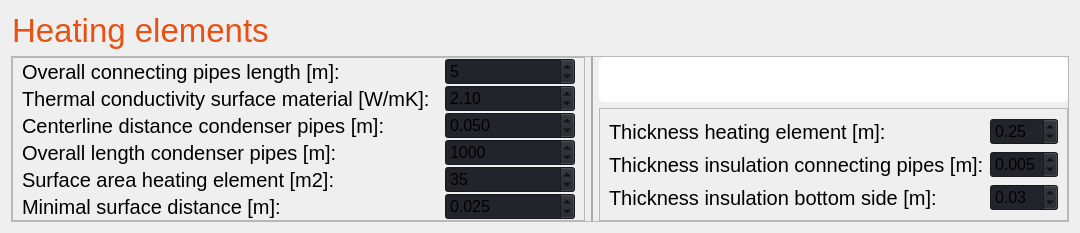
                     <widget class="QWidget" name="heating_element">
                      <layout class="QVBoxLayout" name="verticalLayout_57">
                       <item>
                        <widget class="QFrame" name="frame_71">
                         <property name="maximumSize">
                          <size>
                           <width>16777215</width>
                           <height>60</height>
                          </size>
                         </property>
                         <property name="styleSheet">
                          <string notr="true">background: transparent;</string>
                         </property>
                         <property name="frameShape">
                          <enum>QFrame::StyledPanel</enum>
                         </property>
                         <property name="frameShadow">
                          <enum>QFrame::Raised</enum>
                         </property>
                         <layout class="QVBoxLayout" name="verticalLayout_56">
                          <property name="spacing">
                           <number>0</number>
                          </property>
                          <property name="leftMargin">
                           <number>0</number>
                          </property>
                          <property name="topMargin">
                           <number>0</number>
                          </property>
                          <property name="rightMargin">
                           <number>0</number>
                          </property>
                          <property name="bottomMargin">
                           <number>0</number>
                          </property>
                          <item>
                           <widget class="QLabel" name="label_83">
                            <property name="font">
                             <font>
                              <pointsize>25</pointsize>
                              <italic>false</italic>
                              <bold>false</bold>
                             </font>
                            </property>
                            <property name="styleSheet">
                             <string notr="true">color: #e75113;background: transparent;</string>
                            </property>
                            <property name="text">
                             <string>Heating elements</string>
                            </property>
                           </widget>
                          </item>
                         </layout>
                        </widget>
                       </item>
                       <item>
                        <widget class="QFrame" name="frame_67">
                         <property name="frameShape">
                          <enum>QFrame::StyledPanel</enum>
                         </property>
                         <property name="frameShadow">
                          <enum>QFrame::Raised</enum>
                         </property>
                         <layout class="QGridLayout" name="gridLayout_27">
                          <property name="leftMargin">
                           <number>0</number>
                          </property>
                          <property name="topMargin">
                           <number>0</number>
                          </property>
                          <property name="rightMargin">
                           <number>0</number>
                          </property>
                          <property name="bottomMargin">
                           <number>0</number>
                          </property>
                          <item row="0" column="0" rowspan="2">
                           <widget class="QFrame" name="frame_68">
                            <property name="frameShape">
                             <enum>QFrame::StyledPanel</enum>
                            </property>
                            <property name="frameShadow">
                             <enum>QFrame::Raised</enum>
                            </property>
                            <layout class="QGridLayout" name="gridLayout_28">
                             <property name="leftMargin">
                              <number>9</number>
                             </property>
                             <property name="topMargin">
                              <number>0</number>
                             </property>
                             <property name="rightMargin">
                              <number>9</number>
                             </property>
                             <property name="bottomMargin">
                              <number>0</number>
                             </property>
                             <property name="horizontalSpacing">
                              <number>15</number>
                             </property>
                             <property name="verticalSpacing">
                              <number>0</number>
                             </property>
                             <item row="0" column="0">
                              <widget class="QLabel" name="label_73">
                               <property name="font">
                                <font>
                                 <pointsize>15</pointsize>
                                 <italic>false</italic>
                                 <bold>false</bold>
                                </font>
                               </property>
                               <property name="toolTip">
                                <string>&lt;html&gt;&lt;head/&gt;&lt;body&gt;&lt;p&gt;&lt;span style=&quot; font-size:11pt;&quot;&gt;Total length of all borehole-to-heating element connections (one connection per borehole).&lt;/span&gt;&lt;/p&gt;&lt;p&gt;&lt;span style=&quot; font-size:11pt;&quot;&gt;These connections contain the heatpipes from the boreholes as a bundle.&lt;/span&gt;&lt;/p&gt;&lt;/body&gt;&lt;/html&gt;</string>
                               </property>
                               <property name="toolTipDuration">
                                <number>30000</number>
                               </property>
                               <property name="text">
                                <string>Overall connecting pipes length [m]:</string>
                               </property>
                              </widget>
                             </item>
                             <item row="6" column="0">
                              <widget class="QLabel" name="label_77">
                               <property name="minimumSize">
                                <size>
                                 <width>400</width>
                                 <height>0</height>
                                </size>
                               </property>
                               <property name="maximumSize">
                                <size>
                                 <width>16777215</width>
                                 <height>16777215</height>
                                </size>
                               </property>
                               <property name="font">
                                <font>
                                 <pointsize>15</pointsize>
                                 <italic>false</italic>
                                 <bold>false</bold>
                                </font>
                               </property>
                               <property name="toolTip">
                                <string>&lt;html&gt;&lt;head/&gt;&lt;body&gt;&lt;p&gt;&lt;span style=&quot; font-size:11pt;&quot;&gt;Total area of thermal activated surface.&lt;/span&gt;&lt;/p&gt;&lt;/body&gt;&lt;/html&gt;</string>
                               </property>
                               <property name="toolTipDuration">
                                <number>30000</number>
                               </property>
                               <property name="text">
                                <string>Surface area heating element [m2]:</string>
                               </property>
                              </widget>
                             </item>
                             <item row="0" column="1">
                              <widget class="QSpinBox" name="sb_l_An">
                               <property name="minimumSize">
                                <size>
                                 <width>130</width>
                                 <height>0</height>
                                </size>
                               </property>
                               <property name="maximumSize">
                                <size>
                                 <width>16777215</width>
                                 <height>16777215</height>
                                </size>
                               </property>
                               <property name="font">
                                <font>
                                 <pointsize>12</pointsize>
                                 <italic>false</italic>
                                 <bold>false</bold>
                                </font>
                               </property>
                               <property name="styleSheet">
                                <string notr="true">background-color: rgb(33, 37, 43);</string>
                               </property>
                               <property name="minimum">
                                <number>1</number>
                               </property>
                               <property name="maximum">
                                <number>1000</number>
                               </property>
                               <property name="value">
                                <number>5</number>
                               </property>
                              </widget>
                             </item>
                             <item row="7" column="1">
                              <widget class="QDoubleSpinBox" name="sb_x_min">
                               <property name="font">
                                <font>
                                 <pointsize>12</pointsize>
                                 <italic>false</italic>
                                 <bold>false</bold>
                                </font>
                               </property>
                               <property name="styleSheet">
                                <string notr="true">background-color: rgb(33, 37, 43);</string>
                               </property>
                               <property name="decimals">
                                <number>3</number>
                               </property>
                               <property name="maximum">
                                <double>5.000000000000000</double>
                               </property>
                               <property name="value">
                                <double>0.025000000000000</double>
                               </property>
                              </widget>
                             </item>
                             <item row="7" column="0">
                              <widget class="QLabel" name="label_78">
                               <property name="font">
                                <font>
                                 <pointsize>15</pointsize>
                                 <italic>false</italic>
                                 <bold>false</bold>
                                </font>
                               </property>
                               <property name="toolTip">
                                <string>&lt;html&gt;&lt;head/&gt;&lt;body&gt;&lt;p&gt;&lt;span style=&quot; font-size:11pt;&quot;&gt;Minimum vertical piping-to-surface distance inside heating element.&lt;/span&gt;&lt;/p&gt;&lt;p&gt;&lt;span style=&quot; font-size:11pt;&quot;&gt;Schematics symbol: x_min&lt;/span&gt;&lt;/p&gt;&lt;/body&gt;&lt;/html&gt;</string>
                               </property>
                               <property name="toolTipDuration">
                                <number>30000</number>
                               </property>
                               <property name="text">
                                <string>Minimal surface distance [m]:</string>
                               </property>
                              </widget>
                             </item>
                             <item row="2" column="1">
                              <widget class="QDoubleSpinBox" name="sb_lambda_Bet">
                               <property name="font">
                                <font>
                                 <pointsize>12</pointsize>
                                 <italic>false</italic>
                                 <bold>false</bold>
                                </font>
                               </property>
                               <property name="styleSheet">
                                <string notr="true">background-color: rgb(33, 37, 43);</string>
                               </property>
                               <property name="decimals">
                                <number>2</number>
                               </property>
                               <property name="maximum">
                                <double>10.000000000000000</double>
                               </property>
                               <property name="singleStep">
                                <double>0.050000000000000</double>
                               </property>
                               <property name="value">
                                <double>2.100000000000000</double>
                               </property>
                              </widget>
                             </item>
                             <item row="2" column="0">
                              <widget class="QLabel" name="label_75">
                               <property name="font">
                                <font>
                                 <pointsize>15</pointsize>
                                 <italic>false</italic>
                                 <bold>false</bold>
                                </font>
                               </property>
                               <property name="toolTip">
                                <string>&lt;html&gt;&lt;head/&gt;&lt;body&gt;&lt;p&gt;&lt;span style=&quot; font-size:11pt;&quot;&gt;Thermal conductivity of surface material of heating element. Usually concrete.&lt;/span&gt;&lt;/p&gt;&lt;p&gt;&lt;span style=&quot; font-size:11pt;&quot;&gt;Schematics symbol: lambda_C&lt;/span&gt;&lt;/p&gt;&lt;/body&gt;&lt;/html&gt;</string>
                               </property>
                               <property name="toolTipDuration">
                                <number>30000</number>
                               </property>
                               <property name="text">
                                <string>Thermal conductivity surface material [W/mK]:</string>
                               </property>
                              </widget>
                             </item>
                             <item row="4" column="0">
                              <widget class="QLabel" name="label_76">
                               <property name="font">
                                <font>
                                 <pointsize>15</pointsize>
                                 <italic>false</italic>
                                 <bold>false</bold>
                                </font>
                               </property>
                               <property name="toolTip">
                                <string>&lt;html&gt;&lt;head/&gt;&lt;body&gt;&lt;p&gt;&lt;span style=&quot; font-size:11pt;&quot;&gt;Centerline distance of the equidistant heatpipes inside the heating element.&lt;/span&gt;&lt;/p&gt;&lt;p&gt;&lt;span style=&quot; font-size:11pt;&quot;&gt;Schematics symbol: s_R&lt;/span&gt;&lt;/p&gt;&lt;/body&gt;&lt;/html&gt;</string>
                               </property>
                               <property name="text">
                                <string>Centerline distance condenser pipes [m]:</string>
                               </property>
                              </widget>
                             </item>
                             <item row="5" column="0">
                              <widget class="QLabel" name="label_74">
                               <property name="font">
                                <font>
                                 <pointsize>15</pointsize>
                                 <italic>false</italic>
                                 <bold>false</bold>
                                </font>
                               </property>
                               <property name="toolTip">
                                <string>&lt;html&gt;&lt;head/&gt;&lt;body&gt;&lt;p&gt;&lt;span style=&quot; font-size:11pt;&quot;&gt;Total length of all condensor pipes inside heating element.&lt;/span&gt;&lt;/p&gt;&lt;/body&gt;&lt;/html&gt;</string>
                               </property>
                               <property name="toolTipDuration">
                                <number>30000</number>
                               </property>
                               <property name="text">
                                <string>Overall length condenser pipes [m]:</string>
                               </property>
                              </widget>
                             </item>
                             <item row="4" column="1">
                              <widget class="QDoubleSpinBox" name="sb_s_R">
                               <property name="minimumSize">
                                <size>
                                 <width>130</width>
                                 <height>0</height>
                                </size>
                               </property>
                               <property name="maximumSize">
                                <size>
                                 <width>16777215</width>
                                 <height>16777215</height>
                                </size>
                               </property>
                               <property name="font">
                                <font>
                                 <pointsize>12</pointsize>
                                 <italic>false</italic>
                                 <bold>false</bold>
                                </font>
                               </property>
                               <property name="styleSheet">
                                <string notr="true">background-color: rgb(33, 37, 43);</string>
                               </property>
                               <property name="decimals">
                                <number>3</number>
                               </property>
                               <property name="maximum">
                                <double>10.000000000000000</double>
                               </property>
                               <property name="singleStep">
                                <double>0.001000000000000</double>
                               </property>
                               <property name="value">
                                <double>0.050000000000000</double>
                               </property>
                              </widget>
                             </item>
                             <item row="5" column="1">
                              <widget class="QSpinBox" name="sb_l_R">
                               <property name="font">
                                <font>
                                 <pointsize>12</pointsize>
                                 <italic>false</italic>
                                 <bold>false</bold>
                                </font>
                               </property>
                               <property name="styleSheet">
                                <string notr="true">background-color: rgb(33, 37, 43);</string>
                               </property>
                               <property name="maximum">
                                <number>5000</number>
                               </property>
                               <property name="value">
                                <number>1000</number>
                               </property>
                               <property name="displayIntegerBase">
                                <number>10</number>
                               </property>
                              </widget>
                             </item>
                             <item row="6" column="1">
                              <widget class="QSpinBox" name="sb_A_he">
                               <property name="font">
                                <font>
                                 <pointsize>12</pointsize>
                                 <italic>false</italic>
                                 <bold>false</bold>
                                </font>
                               </property>
                               <property name="styleSheet">
                                <string notr="true">background-color: rgb(33, 37, 43);</string>
                               </property>
                               <property name="maximum">
                                <number>10000</number>
                               </property>
                               <property name="value">
                                <number>35</number>
                               </property>
                              </widget>
                             </item>
                            </layout>
                           </widget>
                          </item>
                          <item row="0" column="1" rowspan="2">
                           <widget class="QFrame" name="frame_69">
                            <property name="minimumSize">
                             <size>
                              <width>2</width>
                              <height>0</height>
                             </size>
                            </property>
                            <property name="maximumSize">
                             <size>
                              <width>2</width>
                              <height>16777215</height>
                             </size>
                            </property>
                            <property name="styleSheet">
                             <string notr="true">background-color: rgb(221, 221, 221);
</string>
                            </property>
                            <property name="frameShape">
                             <enum>QFrame::StyledPanel</enum>
                            </property>
                            <property name="frameShadow">
                             <enum>QFrame::Raised</enum>
                            </property>
                           </widget>
                          </item>
                          <item row="1" column="2">
                           <widget class="QFrame" name="frame_70">
                            <property name="frameShape">
                             <enum>QFrame::StyledPanel</enum>
                            </property>
                            <property name="frameShadow">
                             <enum>QFrame::Raised</enum>
                            </property>
                            <layout class="QGridLayout" name="gridLayout_29">
                             <item row="3" column="0">
                              <widget class="QLabel" name="label_81">
                               <property name="font">
                                <font>
                                 <pointsize>15</pointsize>
                                 <italic>false</italic>
                                 <bold>false</bold>
                                </font>
                               </property>
                               <property name="toolTip">
                                <string>&lt;html&gt;&lt;head/&gt;&lt;body&gt;&lt;p&gt;&lt;span style=&quot; font-size:11pt;&quot;&gt;Thickness of insulation of borehole-to-heating element connections.&lt;/span&gt;&lt;/p&gt;&lt;/body&gt;&lt;/html&gt;</string>
                               </property>
                               <property name="toolTipDuration">
                                <number>30000</number>
                               </property>
                               <property name="text">
                                <string>Thickness insulation connecting pipes [m]:</string>
                               </property>
                              </widget>
                             </item>
                             <item row="2" column="1">
                              <widget class="QDoubleSpinBox" name="sb_D_he">
                               <property name="font">
                                <font>
                                 <pointsize>12</pointsize>
                                 <italic>false</italic>
                                 <bold>false</bold>
                                </font>
                               </property>
                               <property name="styleSheet">
                                <string notr="true">background-color: rgb(33, 37, 43);</string>
                               </property>
                               <property name="decimals">
                                <number>2</number>
                               </property>
                               <property name="maximum">
                                <double>1.000000000000000</double>
                               </property>
                               <property name="singleStep">
                                <double>0.001000000000000</double>
                               </property>
                               <property name="value">
                                <double>0.250000000000000</double>
                               </property>
                              </widget>
                             </item>
                             <item row="4" column="0">
                              <widget class="QLabel" name="label_79">
                               <property name="font">
                                <font>
                                 <pointsize>15</pointsize>
                                 <italic>false</italic>
                                 <bold>false</bold>
                                </font>
                               </property>
                               <property name="toolTip">
                                <string>&lt;html&gt;&lt;head/&gt;&lt;body&gt;&lt;p&gt;&lt;span style=&quot; font-size:11pt;&quot;&gt;Thickness of insulation layer on the bottom side of heating element.&lt;/span&gt;&lt;/p&gt;&lt;p&gt;&lt;span style=&quot; font-size:11pt;&quot;&gt;Schematics symbol: D_iso,he&lt;/span&gt;&lt;/p&gt;&lt;/body&gt;&lt;/html&gt;</string>
                               </property>
                               <property name="toolTipDuration">
                                <number>30000</number>
                               </property>
                               <property name="text">
                                <string>Thickness insulation bottom side [m]:</string>
                               </property>
                              </widget>
                             </item>
                             <item row="4" column="1">
                              <widget class="QDoubleSpinBox" name="sb_D_iso_he">
                               <property name="font">
                                <font>
                                 <pointsize>12</pointsize>
                                 <italic>false</italic>
                                 <bold>false</bold>
                                </font>
                               </property>
                               <property name="styleSheet">
                                <string notr="true">background-color: rgb(33, 37, 43);</string>
                               </property>
                               <property name="decimals">
                                <number>2</number>
                               </property>
                               <property name="maximum">
                                <double>1.000000000000000</double>
                               </property>
                               <property name="singleStep">
                                <double>0.001000000000000</double>
                               </property>
                               <property name="value">
                                <double>0.030000000000000</double>
                               </property>
                              </widget>
                             </item>
                             <item row="2" column="0">
                              <widget class="QLabel" name="label_82">
                               <property name="minimumSize">
                                <size>
                                 <width>290</width>
                                 <height>0</height>
                                </size>
                               </property>
                               <property name="maximumSize">
                                <size>
                                 <width>16777215</width>
                                 <height>16777215</height>
                                </size>
                               </property>
                               <property name="font">
                                <font>
                                 <pointsize>15</pointsize>
                                 <italic>false</italic>
                                 <bold>false</bold>
                                </font>
                               </property>
                               <property name="toolTip">
                                <string>&lt;html&gt;&lt;head/&gt;&lt;body&gt;&lt;p&gt;&lt;span style=&quot; font-size:11pt;&quot;&gt;Heating element vertical thickness.&lt;/span&gt;&lt;/p&gt;&lt;p&gt;&lt;span style=&quot; font-size:11pt;&quot;&gt;Schematics symbol: D_he&lt;/span&gt;&lt;/p&gt;&lt;/body&gt;&lt;/html&gt;</string>
                               </property>
                               <property name="toolTipDuration">
                                <number>30000</number>
                               </property>
                               <property name="text">
                                <string>Thickness heating element [m]:</string>
                               </property>
                              </widget>
                             </item>
                             <item row="3" column="1">
                              <widget class="QDoubleSpinBox" name="sb_D_iso_an">
                               <property name="font">
                                <font>
                                 <pointsize>12</pointsize>
                                 <italic>false</italic>
                                 <bold>false</bold>
                                </font>
                               </property>
                               <property name="styleSheet">
                                <string notr="true">background-color: rgb(33, 37, 43);</string>
                               </property>
                               <property name="decimals">
                                <number>3</number>
                               </property>
                               <property name="maximum">
                                <double>1.000000000000000</double>
                               </property>
                               <property name="singleStep">
                                <double>0.001000000000000</double>
                               </property>
                               <property name="value">
                                <double>0.005000000000000</double>
                               </property>
                              </widget>
                             </item>
                            </layout>
                           </widget>
                          </item>
                          <item row="0" column="2">
                           <widget class="QWidget" name="widget_borehole_3" native="true">
                            <property name="styleSheet">
                             <string notr="true">image: url(:/images/images/images/heating_element.png); 
background-color: rgb(255, 255, 255);
/*background-color: rgba(221, 221, 221, 200);*/
border-radius: 5px;</string>
                            </property>
                           </widget>
                          </item>
                         </layout>
                        </widget>
                       </item>
                      </layout>
                     </widget>
